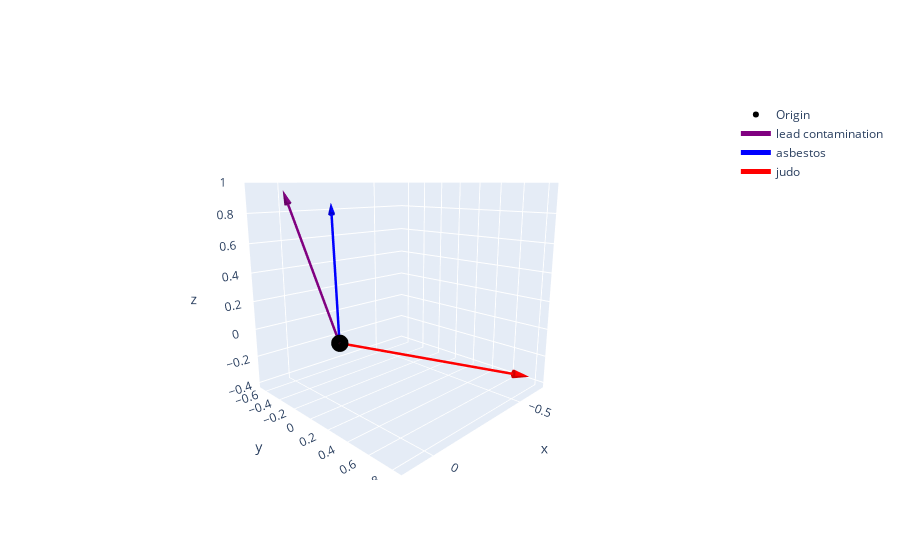

Source (notebook cell):
### Markdown cell above
Let's try plotting a couple vectors at once to see if we can see any patterns

### Code cell
graph = create_new_graph()

text = "lead contamination"
lead_contamination_vector = get_embedding(text, dimensions=3)
add_vector_to_graph(graph, lead_contamination_vector, name=text, color="purple")

text = "asbestos"
asbestos_vector = get_embedding(text, dimensions=3)
add_vector_to_graph(graph, asbestos_vector, name=text, color="blue")

text = "judo"
judo_vector = get_embedding(text, dimensions=3)
add_vector_to_graph(graph, judo_vector, name=text, color="red")

# Show the plot
graph.show()

### Figure 1 — Plotly figure (JSON) as saved in the notebook; plotly's stock layout.template omitted (floating-point values rounded to 4 significant figures)
{"data": [{"marker": {"color": "black", "size": 6, "symbol": "circle"}, "mode": "markers", "name": "Origin", "type": "scatter3d", "x": [0], "y": [0], "z": [0]}, {"line": {"color": "purple", "width": 5}, "mode": "lines", "name": "lead contamination", "type": "scatter3d", "x": [0, 0.03762], "y": [0, -0.4647], "z": [0, 0.8847]}, {"colorscale": [[0, "purple"], [1, "purple"]], "hoverinfo": "none", "showscale": false, "sizemode": "scaled", "sizeref": 0.1, "type": "cone", "u": [0.03762], "v": [-0.4647], "w": [0.8847], "x": [0.03762], "y": [-0.4647], "z": [0.8847]}, {"line": {"color": "blue", "width": 5}, "mode": "lines", "name": "asbestos", "type": "scatter3d", "x": [0, -0.2048], "y": [0, -0.573], "z": [0, 0.7936]}, {"colorscale": [[0, "blue"], [1, "blue"]], "hoverinfo": "none", "showscale": false, "sizemode": "scaled", "sizeref": 0.1, "type": "cone", "u": [-0.2048], "v": [-0.573], "w": [0.7936], "x": [-0.2048], "y": [-0.573], "z": [0.7936]}, {"line": {"color": "red", "width": 5}, "mode": "lines", "name": "judo", "type": "scatter3d", "x": [0, -0.581], "y": [0, 0.748], "z": [0, -0.3207]}, {"colorscale": [[0, "red"], [1, "red"]], "hoverinfo": "none", "showscale": false, "sizemode": "scaled", "sizeref": 0.1, "type": "cone", "u": [-0.581], "v": [0.748], "w": [-0.3207], "x": [-0.581], "y": [0.748], "z": [-0.3207]}], "layout": {"scene": {"aspectmode": "cube", "camera": {"center": {"x": 0, "y": 0, "z": 0}, "eye": {"x": 1.5, "y": 1.5, "z": 0.5}, "up": {"x": 0, "y": 0, "z": 1}}}}}
